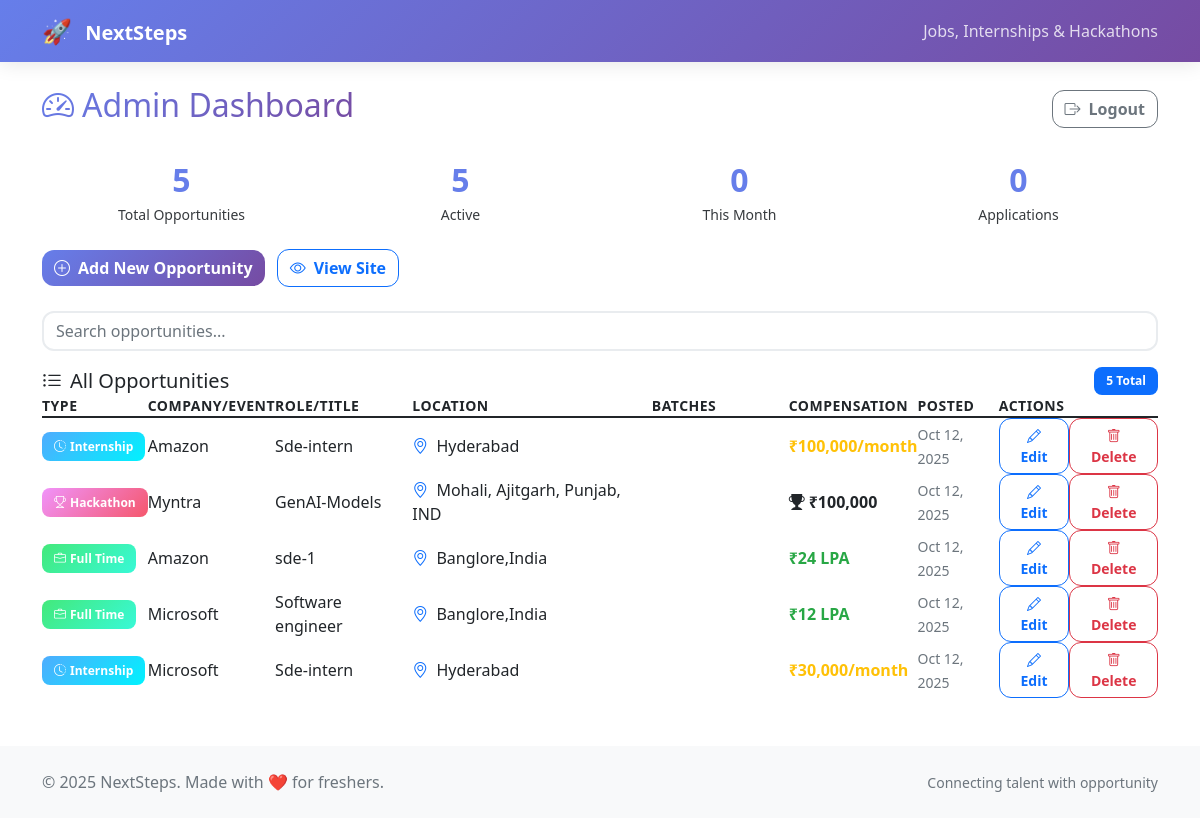
The app's page /admin/dashboard (signed in) with its own data.
### app/models.py (models this page shows, shortened)
class Job(db.Model):
    id = db.Column(db.Integer, primary_key=True)
    company_name = db.Column(db.String(200), nullable=False)
    role = db.Column(db.String(200), nullable=False)
    location = db.Column(db.String(200), nullable=False)
    description = db.Column(db.Text, nullable=False)
    apply_link = db.Column(db.String(500), nullable=False)
    is_internship = db.Column(db.Boolean, default=False)
    is_hackathon = db.Column(db.Boolean, default=False)
    salary = db.Column(db.Numeric(10, 2), nullable=True)
    stipend = db.Column(db.Numeric(10, 2), nullable=True)
    prize_money = db.Column(db.Numeric(10, 2), nullable=True)
    deadline = db.Column(db.DateTime, nullable=True)
    created_at = db.Column(db.DateTime, default=datetime.utcnow)
    is_active = db.Column(db.Boolean, default=True)
    batches = db.relationship('Batch', secondary=job_batches, backref='jobs')
    @property
    def salary_display(self):
        if self.salary:
            return f"₹{int(self.salary):,} LPA"
        return None
    @property
    def stipend_display(self):
        if self.stipend:
            return f"₹{int(self.stipend):,}/month"
        return None
    @property
    def prize_display(self):
        if self.prize_money:
            return f"₹{int(self.prize_money):,}"
        return None

### app/routes/admin.py (the view)
@bp.route('/dashboard', methods=['GET', 'POST'])
@login_required
def dashboard():
    if not isinstance(current_user, Admin):
        flash("Unauthorized access.", "danger")
        return redirect(url_for('main.index'))
    jobs = Job.query.order_by(Job.created_at.desc()).all()
    batches = Batch.query.order_by(Batch.name.desc()).all()
    return render_template('admin/dashboard.html', jobs=jobs, batches=batches)

### app/__init__.py (called while the page is built)
@login_manager.user_loader
def load_user(user_id):
    from app.models import Admin
    return Admin.query.get(int(user_id))

### templates/admin/dashboard.html (shortened to what this page needs)
{% extends "base.html" %}
{% from "macros.html" import render_job_badge, render_submit_button %}
{% block extra_css %}
<link rel="stylesheet" href="{{ url_for('static', filename='css/admin.css') }}">
{% endblock %}
{% block content %}
<div class="d-flex justify-content-between align-items-center mb-4">
    <h2 class="text-gradient">
        <i class="bi bi-speedometer2 me-2" aria-hidden="true"></i>Admin Dashboard
    </h2>
    <a href="{{ url_for('admin.logout') }}" class="btn btn-outline-secondary">
        <i class="bi bi-box-arrow-right me-2" aria-hidden="true"></i>Logout
    </a>
</div>
<div class="dashboard-stats mb-4">
    <div class="stat-card">
        <div class="stat-number">{{ stats.total_jobs if stats else jobs|length }}</div>
        <div class="stat-label">Total Opportunities</div>
    </div>
    <div class="stat-card">
        <div class="stat-number">{{ stats.active_jobs if stats else (jobs|selectattr('is_active')|list|length) }}</div>
        <div class="stat-label">Active</div>
    </div>
    <div class="stat-card">
        <div class="stat-number">{{ stats.this_month if stats else '0' }}</div>
        <div class="stat-label">This Month</div>
    </div>
    <div class="stat-card">
        <div class="stat-number">{{ stats.applications if stats else '0' }}</div>
        <div class="stat-label">Applications</div>
    </div>
</div>
<div class="mb-4">
    <button type="button"
            class="btn btn-primary me-2"
            data-bs-toggle="modal"
            data-bs-target="#addJobModal"
            aria-label="Add new opportunity">
        <i class="bi bi-plus-circle me-2" aria-hidden="true"></i>Add New Opportunity
    </button>
    <a href="{{ url_for('main.index') }}"
       class="btn btn-outline-primary"
       target="_blank"
       aria-label="View public site">
        <i class="bi bi-eye me-2" aria-hidden="true"></i>View Site
    </a>
</div>
<div class="mb-3">
    <input type="search"
           class="form-control"
           placeholder="Search opportunities..."
           data-table-search=".opportunities-table"
           aria-label="Search opportunities">
</div>
<div class="card admin-card">
    <div class="card-header d-flex justify-content-between align-items-center">
        <h5 class="mb-0">
            <i class="bi bi-list-ul me-2" aria-hidden="true"></i>All Opportunities
        </h5>
        <span class="badge bg-primary">{{ jobs|length }} Total</span>
    </div>
    <div class="card-body p-0">
        <div class="table-responsive">
            <table class="table table-hover mb-0 opportunities-table" role="table">
                <thead>
                    <tr role="row">
                        <th scope="col">Type</th>
                        <th scope="col">Company/Event</th>
                        <th scope="col">Role/Title</th>
                        <th scope="col">Location</th>
                        <th scope="col">Batches</th>
                        <th scope="col">Compensation</th>
                        <th scope="col">Posted</th>
                        <th scope="col">Actions</th>
                    </tr>
                </thead>
                <tbody>
                    {% for job in jobs %}
                    <tr role="row">
                        <td>
                            {{ render_job_badge(job) }}
                        </td>
                        <td class="fw-semibold">{{ job.company_name }}</td>
                        <td>{{ job.role }}</td>
                        <td>
                            <i class="bi bi-geo-alt text-primary me-1" aria-hidden="true"></i>
                            {{ job.location }}
                        </td>
                        <td>
                            {% if job.batches %}
                                <div class="batch-tags">
                                    {% for batch in job.batches %}
                                    <span class="batch-tag">{{ batch.name }}</span>
                                    {% endfor %}
                                </div>
                            {% else %}
                                <span class="text-muted">All</span>
                            {% endif %}
                        </td>
                        <td>
                            {% if job.is_hackathon %}
                                {% if job.prize_money %}
                                <span class="compensation-display prize">
                                    <i class="bi bi-trophy-fill me-1" aria-hidden="true"></i>{{ job.prize_display }}
                                </span>
                                {% else %}
                                <span class="text-muted">-</span>
                                {% endif %}
                            {% elif job.is_internship %}
                                {% if job.stipend %}
                                <span class="compensation-display stipend">{{ job.stipend_display }}</span>
                                {% else %}
                                <span class="text-muted">Unpaid</span>
                                {% endif %}
                            {% else %}
                                {% if job.salary %}
                                <span class="compensation-display salary">{{ job.salary_display }}</span>
                                {% else %}
                                <span class="text-muted">Not specified</span>
                                {% endif %}
                            {% endif %}
                        </td>
                        <td>
                            <small class="text-muted">
                                <time datetime="{{ job.created_at.isoformat() }}">
                                    {{ job.created_at.strftime('%b %d, %Y') }}
                                </time>
                            </small>
                        </td>
                        <td>
                            <div class="action-buttons">
                                <a href="{{ url_for('admin.edit_job', job_id=job.id) }}"
                                   class="btn btn-sm btn-outline-primary"
                                   aria-label="Edit {{ job.role }} at {{ job.company_name }}">
                                    <i class="bi bi-pencil" aria-hidden="true"></i>
                                    <span class="sr-only">Edit</span>
                                </a>
                                <form method="POST"
                                      action="{{ url_for('admin.delete_job', job_id=job.id) }}"
                                      style="display: inline;"
                                      data-confirm="Are you sure you want to delete this opportunity?">
                                    <button type="submit"
                                            class="btn btn-sm btn-outline-danger"
                                            aria-label="Delete {{ job.role }} at {{ job.company_name }}">
                                        <i class="bi bi-trash" aria-hidden="true"></i>
                                        <span class="sr-only">Delete</span>
                                    </button>
                                </form>
                            </div>
                        </td>
                    </tr>
                    {% endfor %}
                </tbody>
            </table>
        </div>
    </div>
</div>
{% endblock %}

### templates/macros.html (shortened to what this page needs)
{% macro render_job_badge(job) %}
    {% if job.is_hackathon %}
        <span class="badge badge-job-type badge-hackathon">
            <i class="bi bi-trophy me-1" aria-hidden="true"></i>Hackathon
        </span>
    {% elif job.is_internship %}
        <span class="badge badge-job-type badge-internship">
            <i class="bi bi-clock-history me-1" aria-hidden="true"></i>Internship
        </span>
    {% else %}
        <span class="badge badge-job-type badge-fulltime">
            <i class="bi bi-briefcase me-1" aria-hidden="true"></i>Full Time
        </span>
    {% endif %}
{% endmacro %}

### static/css/main.css (style rules this page uses)
:root { --primary-color: #667eea; --secondary-color: #764ba2; --primary-gradient: linear-gradient(135deg, var(--primary-color) 0%, var(--secondary-color) 100%); --success-color: #28a745; --warning-color: #ffc107; --danger-color: #dc3545; --info-color: #17a2b8; --light-color: #f8f9fa; --dark-color: #343a40; }
.card { border: none; border-radius: 1rem; box-shadow: 0 2px 10px rgba(0,0,0,0.08); transition: all 0.3s ease; }
.badge { font-size: 0.75rem; padding: 0.5rem 0.75rem; border-radius: 0.5rem; }
.badge-job-type { font-weight: 600; }
.badge-hackathon { background: linear-gradient(135deg, #f093fb 0%, #f5576c 100%); color: white; }
.badge-internship { background: linear-gradient(135deg, #4facfe 0%, #00f2fe 100%); color: white; }
.badge-fulltime { background: linear-gradient(135deg, #43e97b 0%, #38f9d7 100%); color: white; }
.btn { border-radius: 0.75rem; font-weight: 600; transition: all 0.3s ease; }
.btn-primary { background: var(--primary-gradient); border: none; }
.form-control, .form-select { border-radius: 0.75rem; border: 2px solid #e9ecef; transition: all 0.3s ease; }

### static/css/components.css (style rules this page uses)
.stat-number { font-size: 2.5rem; font-weight: 700; display: block; margin-bottom: 0.5rem; }
.stat-label { font-size: 0.875rem; opacity: 0.9; }
.btn-sm { padding: 0.5rem 1rem; font-size: 0.875rem; }
.text-gradient { background: var(--primary-gradient); -webkit-background-clip: text; -webkit-text-fill-color: transparent; background-clip: text; }

### static/css/admin.css (style rules this page uses)
.admin-card { border-radius: var(--border-radius-lg); border: 1px solid var(--border-color); box-shadow: var(--shadow-sm); background: var(--card-bg); }
.admin-card .card-header { background: var(--card-bg); border-bottom: 2px solid var(--border-color); border-radius: var(--border-radius-lg) var(--border-radius-lg) 0 0 !important; padding: 1.25rem var(--spacing-md); }
.table { margin-bottom: 0; }
.table thead th { background-color: var(--bg-color); color: var(--text-primary); font-weight: 700; border-bottom: 2px solid var(--border-color); padding: var(--spacing-sm); font-size: 0.875rem; text-transform: uppercase; letter-spacing: 0.5px; }
.table tbody td { padding: var(--spacing-sm); vertical-align: middle; color: var(--text-secondary); border-bottom: 1px solid var(--border-color); }
.action-buttons { display: flex; gap: var(--spacing-xs); align-items: center; }
.action-buttons .btn { padding: 0.375rem 0.75rem; font-size: 0.875rem; }
.compensation-display { font-weight: 600; }
.compensation-display.salary { color: var(--success-color); }
.compensation-display.stipend { color: var(--warning-color); }
.compensation-display.prize { color: var(--hackathon-color); }
.batch-tags { display: flex; flex-wrap: wrap; gap: 4px; }
.batch-tag { background: var(--text-muted); color: white; font-size: 0.75rem; padding: 2px 8px; border-radius: 12px; font-weight: 500; }
.dashboard-stats { display: grid; grid-template-columns: repeat(auto-fit, minmax(200px, 1fr)); gap: var(--spacing-sm); margin-bottom: var(--spacing-lg); }
.stat-card { background: var(--card-bg); border: 1px solid var(--border-color); border-radius: var(--border-radius-md); padding: var(--spacing-sm); text-align: center; transition: all 0.3s ease; }
.stat-number { font-size: 2rem; font-weight: 700; color: var(--primary-color); margin-bottom: var(--spacing-xs); }
.stat-label { font-size: 0.875rem; color: var(--text-secondary); font-weight: 500; }

### records on screen
Job: is_hackathon False (drawn), company_name "Amazon", role "Sde-intern", location "Hyderabad", stipend_display "₹100,000/month", created_at "Oct 12, 2025"
Job: is_hackathon True (drawn), company_name "Myntra", role "GenAI-Models", location "Mohali, Ajitgarh, Punjab, IND", prize_display "₹100,000", created_at "Oct 12, 2025"
Job: is_hackathon False (drawn), company_name "Amazon", role "sde-1", location "Banglore,India", salary_display "₹24 LPA", created_at "Oct 12, 2025"
Job: is_hackathon False (drawn), company_name "Microsoft", role "Software engineer", location "Banglore,India", salary_display "₹12 LPA", created_at "Oct 12, 2025"
Job: is_hackathon False (drawn), company_name "Microsoft", role "Sde-intern", location "Hyderabad", stipend_display "₹30,000/month", created_at "Oct 12, 2025"

### other values on screen
{{ stats.total_jobs if stats else jobs|length }} "5"
{{ stats.this_month if stats else '0' }} "0"
{{ stats.applications if stats else '0' }} "0"
{{ jobs|length }} "5"
